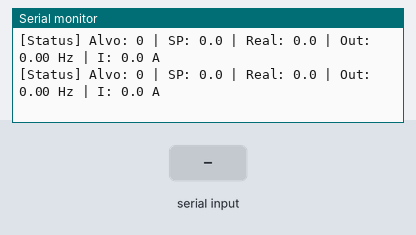
Bench run of a program on a simulated ESP32. Parts: the last lines printed to the serial monitor. The test bench sets the inputs (shaded band). Random numbers use the default seed unless the program sets one.

Above: at 1.2 s.
1.3 s: "run\n" received over Serial
2.8 s: "stop\n" received over Serial
4.3 s: "reset\n" received over Serial
At 4.32 s:
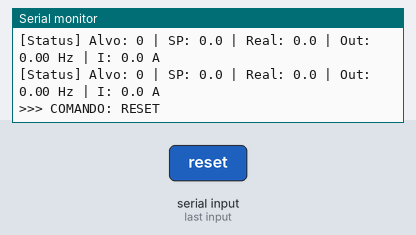
5.8 s: "rpm:\n" received over Serial
7.3 s: "freq:\n" received over Serial
At 7.32 s:
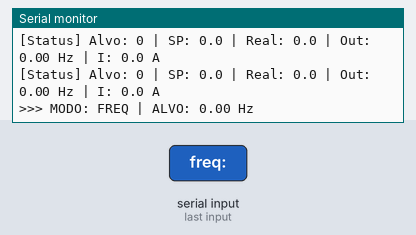

Measured:
- after the input at 4.3 s, the serial monitor: prints a new line at once (image 1)
- after the input at 7.3 s, the serial monitor: prints a new line at once (image 2)

The program:

main.cpp
```cpp
#include <Arduino.h>

// =====================================================
//         VARIÁVEIS DE ESTADO E COMANDOS
// =====================================================
#define CMD_RUN 1
#define CMD_STOP 6
#define CMD_RESET 7

uint16_t frequenciaDesejada_raw = 0;
uint16_t comandoMotorDesejado = CMD_STOP;

// =====================================================
//         VARIÁVEIS DE CONTROLE E MODOS
// =====================================================
bool modoMalhaFechada = true; // true = PI (RPM), false = Malha Aberta (Hz)
float FREQ_ALVO = 0.0;        // Frequencia alvo para malha aberta

// Gerador de Rampa (Malha Fechada)
float RPM_ALVO = 0.0;
float RPM_SETPOINT = 0.0;
#define PASSO_RAMPA_RPM 60.0  // 300 RPM/s em ciclos de 200ms

// Controlador PI Discreto
#define TS 0.2
#define KP 0.02000000
#define I_GAIN 0.020693305
#define B0 (KP + I_GAIN * TS)
#define B1 (-KP)

float ek = 0, ek_1 = 0;
float uk = 0, uk_1 = 0;

float controladorPI(float rpmAtual) {
    ek = RPM_SETPOINT - rpmAtual;
    uk = uk_1 + B0*ek + B1*ek_1;

    // Saturação (Anti-windup simples: limita uk_1)
    if(uk > 60.0) uk = 60.0;
    if(uk < 0.0)  uk = 0.0;

    uk_1 = uk;
    ek_1 = ek;
    return uk;
}

// =====================================================
//         VARIÁVEIS DA SIMULAÇÃO FÍSICA
// =====================================================
float rpmRealSimulado = 0.0;
float correnteSimulada = 0.0;

// ---------------- SERIAL NÃO-BLOQUEANTE ----------------
void checkSerial() {
    static String inputBuffer = "";
    while (Serial.available()) {
        char c = Serial.read();
        if (c == '\n') {
            inputBuffer.trim();
            inputBuffer.toLowerCase();

            if (inputBuffer == "run") {
                comandoMotorDesejado = CMD_RUN;
                Serial.println(">>> COMANDO: RUN");
            }
            else if (inputBuffer == "stop") {
                comandoMotorDesejado = CMD_STOP;
                Serial.println(">>> COMANDO: STOP");
            }
            else if (inputBuffer == "reset") {
                comandoMotorDesejado = CMD_RESET;
                Serial.println(">>> COMANDO: RESET");
            }
            else if (inputBuffer.startsWith("rpm:")) {
                float novoAlvo = inputBuffer.substring(4).toFloat();
                if (novoAlvo >= 0 && novoAlvo <= 2000) {
                    RPM_ALVO = novoAlvo;
                    FREQ_ALVO = 0;
                    modoMalhaFechada = true;
                    Serial.printf(">>> MODO: RPM | ALVO: %.2f RPM\n", RPM_ALVO);
                }
            }
            else if (inputBuffer.startsWith("freq:")) {
                float novoAlvo = inputBuffer.substring(5).toFloat();
                if (novoAlvo >= 0 && novoAlvo <= 60) {
                    FREQ_ALVO = novoAlvo;
                    RPM_ALVO = 0;
                    modoMalhaFechada = false;
                    Serial.printf(">>> MODO: FREQ | ALVO: %.2f Hz\n", FREQ_ALVO);
                }
            }
            inputBuffer = "";
        } else if (c != '\r') {
            inputBuffer += c;
        }
    }
}

// ---------------- RELATÓRIO SERIAL (PARA O PYTHON) ----------------
void imprimirDados() {
    // O texto deve bater EXATAMENTE com o Regex do Python (mantendo o "[Satus]")
    Serial.printf("[Status] Alvo: %.0f | SP: %.1f | Real: %.1f | Out: %.2f Hz | I: %.1f A\n",
                  RPM_ALVO, RPM_SETPOINT, rpmRealSimulado, (frequenciaDesejada_raw / 100.0), correnteSimulada);
}

// =====================================================
//         TASK DE CONTROLE & SIMULAÇÃO (CORE 1)
// =====================================================
void TaskControle(void *pvParameters) {
    unsigned long ultimoPrint = 0;

    for(;;) {
        // =================================================
        // 1. SIMULAÇÃO DA PLANTA (INVERSOR + MOTOR FÍSICO)
        // =================================================
        float freq_hz = frequenciaDesejada_raw / 100.0;
        float rpm_nominal_inversor = freq_hz * 30.0; // Assume motor 4 polos: 60Hz = 1800 RPM

        if(comandoMotorDesejado == CMD_RUN) {
            // Simula a inércia do motor: ele persegue o RPM ditado pela frequência do inversor com um leve atraso
            rpmRealSimulado += (rpm_nominal_inversor - rpmRealSimulado) * 0.15;

            // Simula uma leitura de corrente (base de 1.2A vazio + extra de acordo com RPM + ruído randômico)
            if (rpmRealSimulado > 15) {
                correnteSimulada = 1.2 + (rpmRealSimulado / 2000.0) * 4.5 + (random(-15, 15) / 100.0);
            } else {
                correnteSimulada = 0.0;
            }
        }
        else {
            // Desaceleração livre do motor ao parar
            rpmRealSimulado -= rpmRealSimulado * 0.08;
            if (rpmRealSimulado < 2.0) rpmRealSimulado = 0.0;
            correnteSimulada = 0.0;
        }


        // =================================================
        // 2. LÓGICA DE CONTROLE (PI E MALHAS)
        // =================================================
        if(comandoMotorDesejado == CMD_RUN) {

            if (modoMalhaFechada) {
                // --- MODO 1: MALHA FECHADA (Controle PI + Rampa) ---
                if (RPM_SETPOINT < RPM_ALVO) {
                    RPM_SETPOINT += PASSO_RAMPA_RPM;
                    if (RPM_SETPOINT > RPM_ALVO) RPM_SETPOINT = RPM_ALVO;
                }
                else if (RPM_SETPOINT > RPM_ALVO) {
                    RPM_SETPOINT -= PASSO_RAMPA_RPM;
                    if (RPM_SETPOINT < RPM_ALVO) RPM_SETPOINT = RPM_ALVO;
                }

                // O PI recebe o RPM falso gerado pela simulação física e calcula a frequencia nova
                float freqCalculada = controladorPI(rpmRealSimulado);

                // Aplica Ganho de Compensação
                frequenciaDesejada_raw = (uint16_t)(freqCalculada * 1.3333 * 100.0);
            }
            else {
                // --- MODO 2: MALHA ABERTA (Frequência Direta) ---
                uk_1 = 0; ek_1 = 0;
                RPM_SETPOINT = 0;
                frequenciaDesejada_raw = (uint16_t)(FREQ_ALVO * 100.0);
            }

        }
        else {
            frequenciaDesejada_raw = 0;
            RPM_SETPOINT = 0;
            uk_1 = 0; ek_1 = 0;
        }

        // Imprime dados para o SCADA atualizar gráficos a cada 200ms
        if (millis() - ultimoPrint >= 200) {
            imprimirDados();
            ultimoPrint = millis();
        }

        vTaskDelay(pdMS_TO_TICKS(200));
    }
}

// ---------------- SETUP ----------------
void setup() {
    Serial.begin(115200);

    // Inicializa a semente aleatória baseada no ruído de um pino flutuante para a simulação da corrente
    randomSeed(analogRead(0));

    // Task de controle e simulação rodando em core dedicado
    xTaskCreatePinnedToCore(TaskControle, "TaskControle", 4096, NULL, 1, NULL, 1);

    Serial.println("--- Modo Simulação Iniciado ---");
    Serial.println("Nenhum hardware Modbus ou Encoder necessário.");
}

// ---------------- LOOP PRINCIPAL ----------------
void loop() {
    checkSerial(); // Verifica os comandos do Python
    delay(20);     // Pequeno respiro para o watchdog timer
}
```
